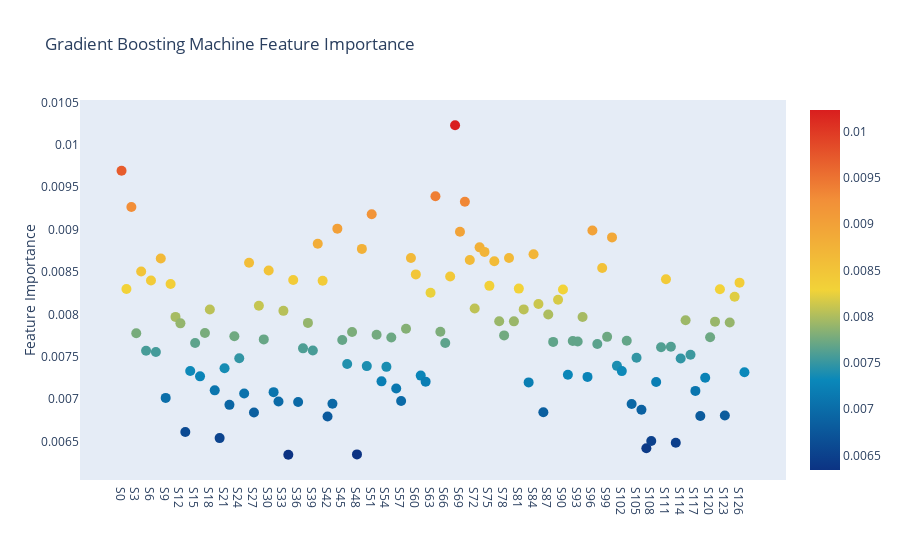

Here is the notebook cell this chart was saved with:
### Code cell
# Scatter plot 
trace = go.Scatter(
    y = gb.feature_importances_,
    x = features,
    mode='markers',
    marker=dict(
        sizemode = 'diameter',
        sizeref = 1,
        size = 10,
        #size= rf.feature_importances_,
        #color = np.random.randn(500), #set color equal to a variable
        color = gb.feature_importances_,
        colorscale='Portland',
        showscale=True
    ),
    text = features
)
data = [trace]

layout= go.Layout(
    autosize= True,
    title= 'Gradient Boosting Machine Feature Importance',
    hovermode= 'closest',
     xaxis= dict(
         ticklen= 5,
         showgrid=False,
        zeroline=False,
        showline=False
     ),
    yaxis=dict(
        title= 'Feature Importance',
        showgrid=False,
        zeroline=False,
        ticklen= 5,
        gridwidth= 2
    ),
    showlegend= False
)
fig = go.Figure(data=data, layout=layout)
py.iplot(fig,filename='scatter2010')
